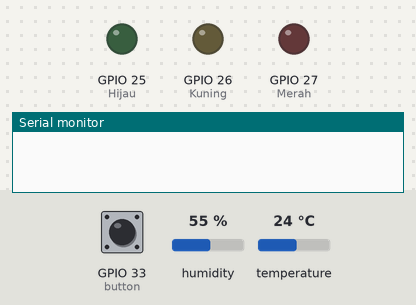
Simulated run of this sketch. Board: ESP32. Parts: output pins drawn as LEDs (lit = HIGH), the last lines printed to the serial monitor. Inputs (shaded band) come from the test bench; at power-on: GPIO 33 (button) LOW, humidity 55 %, temperature 24 °C.

Above: at 1.2 s.
1.3 s: GPIO 33 (button) pulled HIGH for 0.15 s
At 13.1 s:
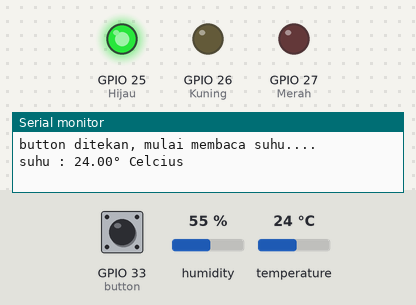
Timing chart, 0 to 13.8 s (numbered marks = the images above; inputs shaded):
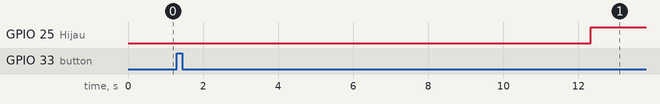

Measured:
- after the input at 1.3 s, GPIO 25 (Hijau): LOW → HIGH after 11.0 s

The sketch:

Mini_Project_2.ino
```cpp
#include "DHT.h"
#define DHTPIN 16
#define DHTTYPE DHT11
DHT dht(DHTPIN, DHTTYPE);

//pin led
int Merah = 27;
int Kuning = 26;
int Hijau = 25;

//pin button
int button = 33;

//btn status
int stat = 0;

void setup() {
  // put your setup code here, to run once:
  Serial.begin(115200);
  pinMode(Merah, OUTPUT);
  pinMode(Kuning, OUTPUT);
  pinMode(Hijau, OUTPUT);
  pinMode(button, INPUT);
  dht.begin();
}

void loop() {
  // put your main code here, to run repeatedly:
  int pencet = digitalRead(button);

  //jika tombol di pencet maka mengubah status btn
  //ini kondisi dari off ke on
  if(pencet == HIGH && stat == 0){
    stat++;
    Serial.println("button ditekan, mulai membaca suhu....");
    delay(1000);
  }
  //ini dari kondisi on ke off
  else if(pencet == HIGH && stat == 1){
    stat--;
    Serial.println("button ditekan, mematikan....");
    delay(3000);
    digitalWrite(Hijau, LOW);
    digitalWrite(Kuning, LOW);
    digitalWrite(Merah, LOW);
  }
  //setelah kondisi on, selalu cek suhu
  else if(stat == 1){
    bacaSuhu();
  }
}

void bacaSuhu(){
  delay(10000); // delay 10 detik, sebab sensor perlu waktu 10 detik untuk mengukur suhu

  float suhu = dht.readTemperature();
  //jika terjadi error saat membaca suhu
  if(isnan(suhu)){
    Serial.println("baca suhu gagal");
  }
  //jika berhasil
  else{
    Serial.print("suhu : ");
    Serial.print(suhu);
    Serial.println("° Celcius");
    nyalaLed(suhu);
  }
}

void nyalaLed(float suhu){
  //nyala 3 LED jika suhu dibawah 35 derajat celcius
  if(suhu < 35){
    digitalWrite(Hijau, HIGH);
    digitalWrite(Kuning, LOW);
    digitalWrite(Merah, LOW);
  }
  //nyala 2 LED jika suhu diatas 35 dan dibawah 50 derajat celcius
  else if(suhu >= 35 && suhu <= 50){
    digitalWrite(Hijau, HIGH);
    digitalWrite(Kuning, HIGH);
    digitalWrite(Merah, LOW);
  }
  //nyala 3 LED jika suhu diatas 50 derajat celcius
  else if(suhu >= 50){
    digitalWrite(Hijau, HIGH);
    digitalWrite(Kuning, HIGH);
    digitalWrite(Merah, HIGH);
  }
}
```
